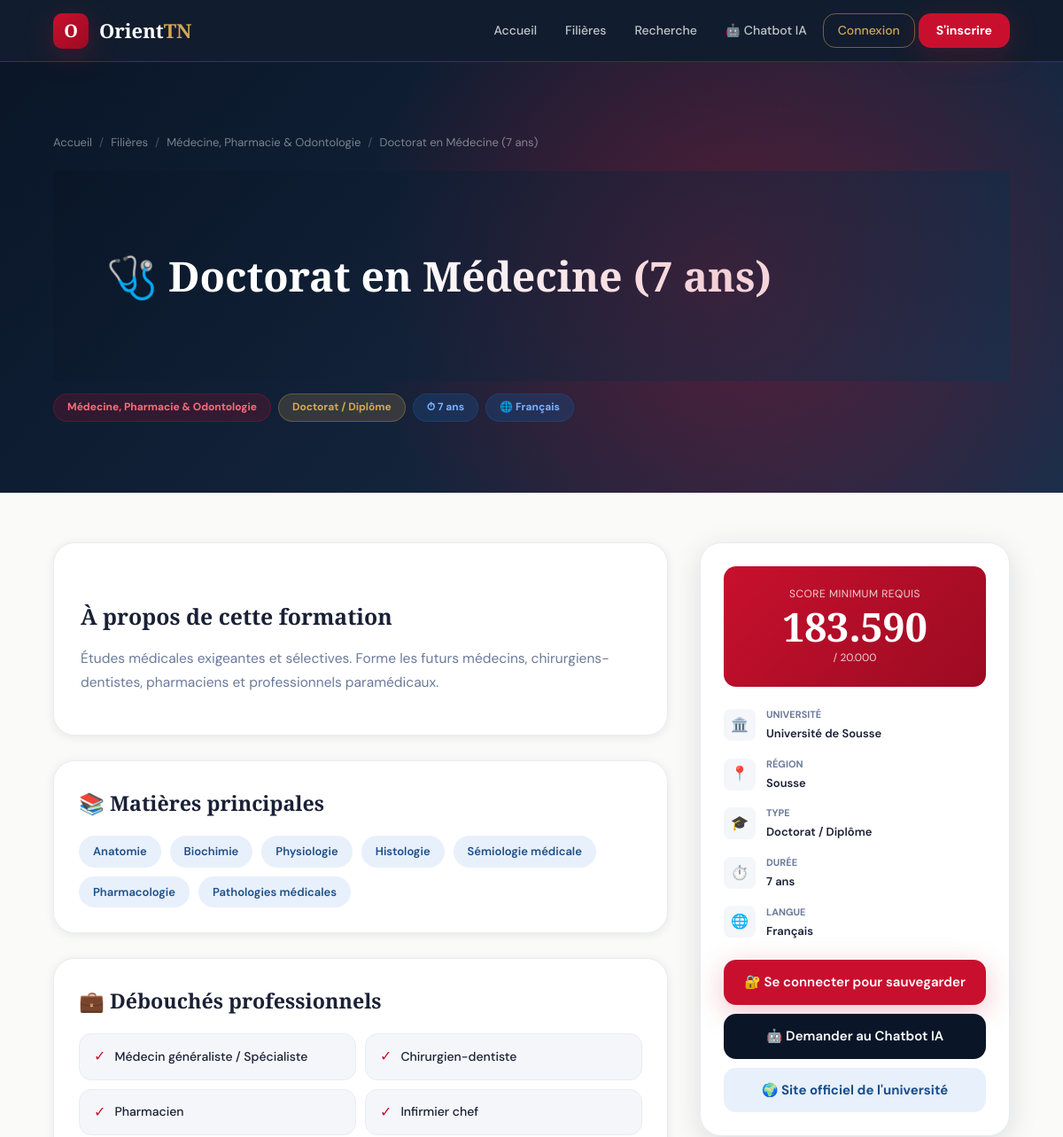
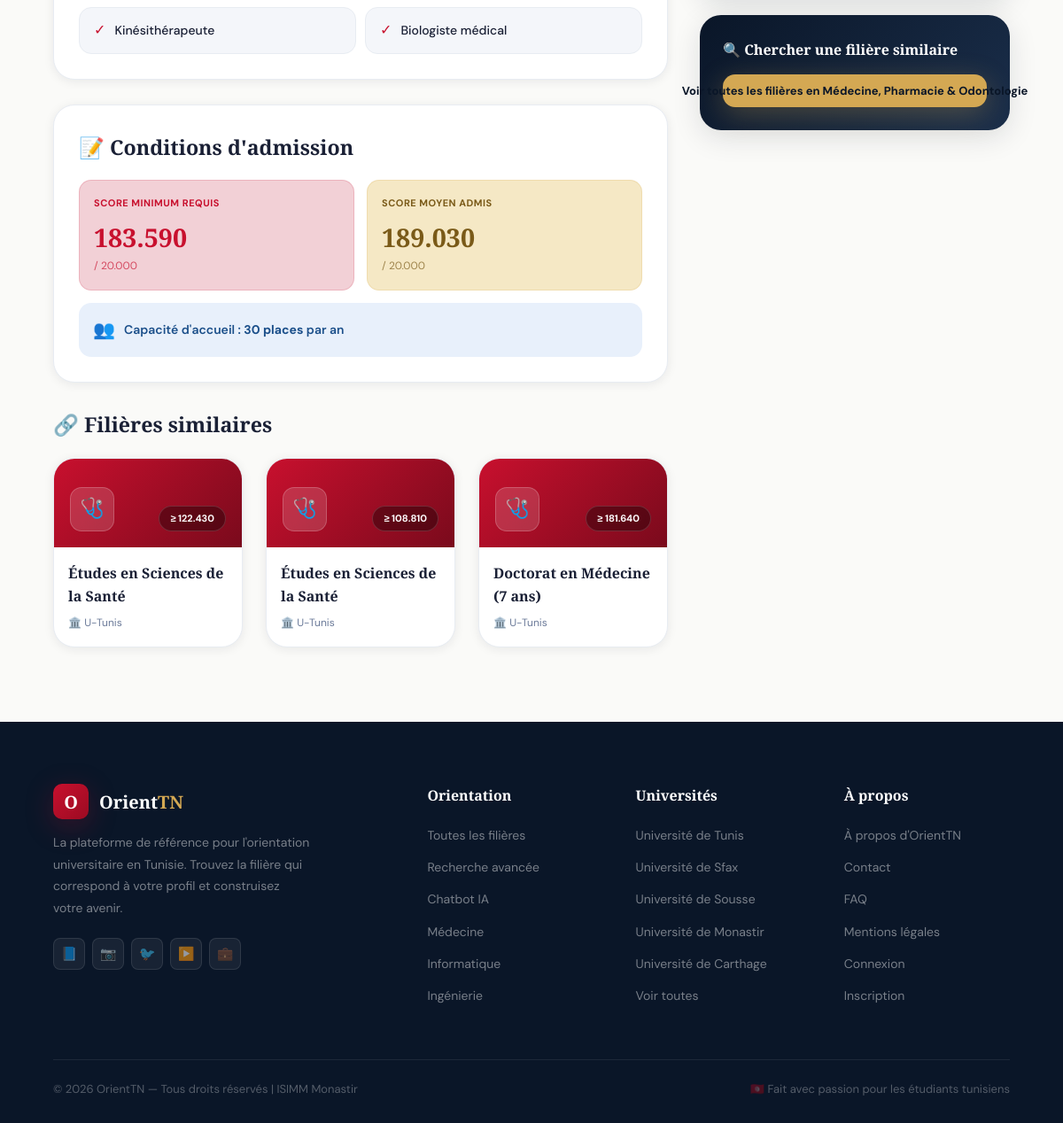
The app's page /detail.php?id=280 with its own data (2 pictures, top to bottom).
### tables this page shows
CREATE TABLE filieres (
    id              INT PRIMARY KEY AUTO_INCREMENT,
    code_orientation VARCHAR(10) NOT NULL UNIQUE COMMENT 'Code 5 chiffres du guide officiel',
    titre           VARCHAR(200) NOT NULL,
    domaine         VARCHAR(100) NOT NULL,
    type_formation  VARCHAR(100),
    description     TEXT,
    description_longue TEXT,
    debouches       JSON,
    matieres        JSON,
    universite_id   INT,
    score_min       DECIMAL(6,2) NOT NULL COMMENT 'Score min sur 210',
    score_moyen     DECIMAL(6,2),
    score_max       DECIMAL(6,2),
    capacite        INT,
    duree           TINYINT DEFAULT 3,
    langue          VARCHAR(60),
    formule_calcul  VARCHAR(100) COMMENT 'Formule de calcul du score (ex: FG+M)',
    bac_requis      VARCHAR(200) COMMENT 'Sections du bac acceptées',
    icon            VARCHAR(10),
    couleur_classe  VARCHAR(20) DEFAULT 'ct-def',
    statut          ENUM('active','inactive') DEFAULT 'active',
    created_at      DATETIME DEFAULT NOW(),
    updated_at      DATETIME DEFAULT NOW() ON UPDATE NOW(),
    FOREIGN KEY (universite_id) REFERENCES universites(id),
    INDEX idx_score    (score_min),
    INDEX idx_domaine  (domaine),
    INDEX idx_statut   (statut)
);

CREATE TABLE universites (
    id              INT PRIMARY KEY AUTO_INCREMENT,
    nom             VARCHAR(200) NOT NULL,
    sigle           VARCHAR(60),
    gouvernorat_id  INT,
    type            ENUM('publique','privée') DEFAULT 'publique',
    site_web        VARCHAR(200),
    created_at      DATETIME DEFAULT NOW(),
    FOREIGN KEY (gouvernorat_id) REFERENCES gouvernorats(id)
);

CREATE TABLE gouvernorats (
    id          INT PRIMARY KEY AUTO_INCREMENT,
    nom         VARCHAR(60)  NOT NULL,
    region      VARCHAR(60)  NOT NULL,
    created_at  DATETIME DEFAULT NOW()
);

### config.php (called while the page is built, shortened)
<?php
function isLoggedIn() {
    return isset($_SESSION['user_id']) && !empty($_SESSION['user_id']);
}

### detail.php (the view, shortened to what this page needs)
<?php
require('config.php');
$id = isset($_GET['id']) ? (int)$_GET['id'] : 0;
$filiere = $conn->query("
    SELECT f.*, u.nom as univ_nom, u.sigle as univ_sigle, u.site_web,
           u.type as univ_type, g.nom as gouvernorat
    FROM filieres f
    LEFT JOIN universites u ON f.universite_id = u.id
    LEFT JOIN gouvernorats g ON u.gouvernorat_id = g.id
    WHERE f.id = $id AND f.statut = 'active'
")->fetch_assoc();
$isFavori = false;
$similaires = $conn->query("
    SELECT f.*, u.sigle as univ_sigle
    FROM filieres f LEFT JOIN universites u ON f.universite_id = u.id
    WHERE f.domaine = '{$conn->real_escape_string($filiere['domaine'])}'
    AND f.id != $id AND f.statut = 'active'
    LIMIT 3
")->fetch_all(MYSQLI_ASSOC);
$debouches = json_decode($filiere['debouches'] ?? '[]', true) ?: [];
$matieres  = json_decode($filiere['matieres']  ?? '[]', true) ?: [];
?>
<!DOCTYPE html>
<html lang="fr">
<head>
    <link rel="stylesheet" href="style.css">
</head>
<body>
<?php require('nav.php'); ?>
<div class="detail-banner">
    <div style="position:relative;z-index:1;max-width:1240px;margin:0 auto;">
        <div class="breadcrumb">
            <a href="index.php">Accueil</a>
            <span class="sep">/</span>
            <a href="filieres.php">Filières</a>
            <span class="sep">/</span>
            <a href="filieres.php?domaine=<?= urlencode($filiere['domaine']) ?>"><?= htmlspecialchars($filiere['domaine']) ?></a>
            <span class="sep">/</span>
            <span><?= htmlspecialchars($filiere['titre']) ?></span>
        </div>
        <h1 class="detail-banner h1" style="font-family:var(--font-display);font-size:clamp(1.9rem,4vw,2.9rem);font-weight:700;color:white;margin-bottom:12px;">
            <?= $filiere['icon'] ?> <?= htmlspecialchars($filiere['titre']) ?>
        </h1>
        <div class="tags-row">
            <span class="tag tag-red"><?= htmlspecialchars($filiere['domaine']) ?></span>
            <?php if($filiere['type_formation']): ?>
                <span class="tag tag-gold"><?= htmlspecialchars($filiere['type_formation']) ?></span>
            <?php endif; ?>
            <?php if($filiere['duree']): ?>
                <span class="tag tag-blue">⏱ <?= $filiere['duree'] ?> ans</span>
            <?php endif; ?>
            <?php if($filiere['langue']): ?>
                <span class="tag tag-blue">🌐 <?= htmlspecialchars($filiere['langue']) ?></span>
            <?php endif; ?>
        </div>
    </div>
    <div style="position:absolute;inset:0;background:radial-gradient(circle at 70% 50%,rgba(200,16,46,0.2) 0%,transparent 50%);pointer-events:none;"></div>
</div>
<div class="detail-body">
    <main>
        <div class="prose" style="background:white;border-radius:var(--radius-lg);padding:30px;border:1px solid var(--gray-mid);box-shadow:var(--shadow-sm);margin-bottom:28px;">
            <h2>À propos de cette formation</h2>
            <?php if($filiere['description_longue']): ?>
                <?= $filiere['description_longue'] ?>
            <?php else: ?>
                <p><?= htmlspecialchars($filiere['description']) ?></p>
            <?php endif; ?>
        </div>
        <?php if(!empty($matieres)): ?>
        <div style="background:white;border-radius:var(--radius-lg);padding:28px;border:1px solid var(--gray-mid);box-shadow:var(--shadow-sm);margin-bottom:28px;">
            <h2 style="font-family:var(--font-display);font-size:1.45rem;font-weight:700;color:var(--text);margin-bottom:18px;">📚 Matières principales</h2>
            <div style="display:flex;flex-wrap:wrap;gap:10px;">
                <?php foreach($matieres as $mat): ?>
                    <span class="chip chip-blue" style="font-size:13px;padding:7px 16px;"><?= htmlspecialchars($mat) ?></span>
                <?php endforeach; ?>
            </div>
        </div>
        <?php endif; ?>
        <?php if(!empty($debouches)): ?>
        <div style="background:white;border-radius:var(--radius-lg);padding:28px;border:1px solid var(--gray-mid);box-shadow:var(--shadow-sm);margin-bottom:28px;">
            <h2 style="font-family:var(--font-display);font-size:1.45rem;font-weight:700;color:var(--text);margin-bottom:18px;">💼 Débouchés professionnels</h2>
            <div style="display:grid;grid-template-columns:1fr 1fr;gap:10px;">
                <?php foreach($debouches as $deb): ?>
                    <div style="display:flex;align-items:center;gap:10px;padding:12px 16px;background:var(--gray-soft);border-radius:var(--radius-md);border:1px solid var(--gray-mid);">
                        <span style="color:var(--red);font-size:16px;">✓</span>
                        <span style="font-size:14px;color:var(--text);font-weight:500;"><?= htmlspecialchars($deb) ?></span>
                    </div>
                <?php endforeach; ?>
            </div>
        </div>
        <?php endif; ?>
        <div style="background:white;border-radius:var(--radius-lg);padding:28px;border:1px solid var(--gray-mid);box-shadow:var(--shadow-sm);margin-bottom:28px;">
            <h2 style="font-family:var(--font-display);font-size:1.45rem;font-weight:700;color:var(--text);margin-bottom:18px;">📝 Conditions d'admission</h2>
            <div style="display:grid;grid-template-columns:1fr 1fr;gap:14px;">
                <div style="padding:16px;background:var(--red-light);border-radius:var(--radius-md);border:1px solid rgba(200,16,46,0.15);">
                    <div style="font-size:11px;font-weight:700;color:var(--red);text-transform:uppercase;letter-spacing:0.5px;margin-bottom:6px;">Score minimum requis</div>
                    <div style="font-family:var(--font-display);font-size:1.8rem;font-weight:700;color:var(--red);"><?= number_format($filiere['score_min'],3) ?></div>
                    <div style="font-size:12px;color:var(--red);opacity:0.7;">/ 20.000</div>
                </div>
                <div style="padding:16px;background:var(--gold-light);border-radius:var(--radius-md);border:1px solid rgba(212,168,83,0.2);">
                    <div style="font-size:11px;font-weight:700;color:#7A5A18;text-transform:uppercase;letter-spacing:0.5px;margin-bottom:6px;">Score moyen admis</div>
                    <div style="font-family:var(--font-display);font-size:1.8rem;font-weight:700;color:#7A5A18;"><?= number_format($filiere['score_moyen'] ?? $filiere['score_min'],3) ?></div>
                    <div style="font-size:12px;color:#7A5A18;opacity:0.7;">/ 20.000</div>
                </div>
            </div>
            <?php if($filiere['capacite']): ?>
            <div style="margin-top:14px;padding:14px 16px;background:var(--blue-light);border-radius:var(--radius-md);display:flex;align-items:center;gap:10px;">
                <span style="font-size:20px;">👥</span>
                <span style="font-size:14px;color:var(--blue);font-weight:600;">Capacité d'accueil : <strong><?= $filiere['capacite'] ?> places</strong> par an</span>
            </div>
            <?php endif; ?>
        </div>
        <?php if(!empty($similaires)): ?>
        <div style="margin-bottom:28px;">
            <h2 style="font-family:var(--font-display);font-size:1.45rem;font-weight:700;color:var(--text);margin-bottom:18px;">🔗 Filières similaires</h2>
            <div class="grid-3">
                <?php foreach($similaires as $s): ?>
                <a href="detail.php?id=<?= $s['id'] ?>" class="filiere-card" style="text-decoration:none;">
                    <div class="card-top <?= htmlspecialchars($s['couleur_classe']) ?>" style="height:100px;">
                        <div class="card-icon"><?= $s['icon'] ?></div>
                        <span class="card-score">≥ <?= number_format($s['score_min'],3) ?></span>
                    </div>
                    <div class="card-body" style="padding:16px;">
                        <h4 style="font-family:var(--font-display);font-size:1rem;font-weight:700;color:var(--text);"><?= htmlspecialchars($s['titre']) ?></h4>
                        <p style="font-size:12px;color:var(--gray-text);">🏛️ <?= htmlspecialchars($s['univ_sigle']??'N/A') ?></p>
                    </div>
                </a>
                <?php endforeach; ?>
            </div>
        </div>
        <?php endif; ?>
    </main>
    <aside class="detail-sticky">
        <div class="info-card">
            <div class="score-block">
                <div style="font-size:12px;opacity:0.8;margin-bottom:4px;text-transform:uppercase;letter-spacing:0.5px;">Score minimum requis</div>
                <div class="score-big"><?= number_format($filiere['score_min'],3) ?></div>
                <div class="score-lbl">/ 20.000</div>
            </div>
            <div class="info-list">
                <?php if($filiere['univ_nom']): ?>
                <div class="info-row">
                    <div class="info-ico">🏛️</div>
                    <div>
                        <div style="font-size:11px;color:var(--gray-text);text-transform:uppercase;font-weight:700;margin-bottom:2px;">Université</div>
                        <div style="font-size:13px;font-weight:600;"><?= htmlspecialchars($filiere['univ_nom']) ?></div>
                    </div>
                </div>
                <?php endif; ?>
                <?php if($filiere['gouvernorat']): ?>
                <div class="info-row">
                    <div class="info-ico">📍</div>
                    <div>
                        <div style="font-size:11px;color:var(--gray-text);text-transform:uppercase;font-weight:700;margin-bottom:2px;">Région</div>
                        <div style="font-size:13px;font-weight:600;"><?= htmlspecialchars($filiere['gouvernorat']) ?></div>
                    </div>
                </div>
                <?php endif; ?>
                <?php if($filiere['type_formation']): ?>
                <div class="info-row">
                    <div class="info-ico">🎓</div>
                    <div>
                        <div style="font-size:11px;color:var(--gray-text);text-transform:uppercase;font-weight:700;margin-bottom:2px;">Type</div>
                        <div style="font-size:13px;font-weight:600;"><?= htmlspecialchars($filiere['type_formation']) ?></div>
                    </div>
                </div>
                <?php endif; ?>
                <?php if($filiere['duree']): ?>
                <div class="info-row">
                    <div class="info-ico">⏱️</div>
                    <div>
                        <div style="font-size:11px;color:var(--gray-text);text-transform:uppercase;font-weight:700;margin-bottom:2px;">Durée</div>
                        <div style="font-size:13px;font-weight:600;"><?= $filiere['duree'] ?> ans</div>
                    </div>
                </div>
                <?php endif; ?>
                <?php if($filiere['langue']): ?>
                <div class="info-row">
                    <div class="info-ico">🌐</div>
                    <div>
                        <div style="font-size:11px;color:var(--gray-text);text-transform:uppercase;font-weight:700;margin-bottom:2px;">Langue</div>
                        <div style="font-size:13px;font-weight:600;"><?= htmlspecialchars($filiere['langue']) ?></div>
                    </div>
                </div>
                <?php endif; ?>
            </div>
            <?php if(isLoggedIn()): ?>
                <form method="POST" style="margin-bottom:10px;">
                    <button type="submit" name="toggle_favori" class="btn btn-full <?= $isFavori ? 'btn-outline' : 'btn-primary' ?>">
                        <?= $isFavori ? '❤️ Retirer des favoris' : '🤍 Ajouter aux favoris' ?>
                    </button>
                </form>
            <?php else: ?>
                <a href="connexion.php" class="btn btn-primary btn-full" style="margin-bottom:10px;">
                    🔐 Se connecter pour sauvegarder
                </a>
            <?php endif; ?>
            <a href="chatbot.php?prefill=<?= urlencode('Parle moi de la filière '.$filiere['titre']) ?>"
               class="btn btn-dark btn-full">
                🤖 Demander au Chatbot IA
            </a>
            <?php if($filiere['site_web']): ?>
            <a href="<?= htmlspecialchars($filiere['site_web']) ?>" target="_blank" class="btn btn-full"
               style="background:var(--blue-light);color:var(--blue);margin-top:10px;font-weight:700;">
                🌍 Site officiel de l'université
            </a>
            <?php endif; ?>
        </div>
        <div class="info-card" style="margin-top:18px;background:linear-gradient(135deg,var(--navy),var(--navy-mid));border:none;">
            <h4 style="font-family:var(--font-display);font-size:1rem;color:white;margin-bottom:14px;">🔍 Chercher une filière similaire</h4>
            <a href="recherche.php?domaine=<?= urlencode($filiere['domaine']) ?>" class="btn btn-gold btn-full btn-sm">
                Voir toutes les filières en <?= htmlspecialchars($filiere['domaine']) ?>
            </a>
        </div>
    </aside>
</div>
<?php require('footer.php'); ?>
</body>
</html>

### records on screen
filieres: domaine "Médecine, Pharmacie & Odontologie", titre "Doctorat en Médecine (7 ans)", icon "🩺", type_formation "Doctorat / Diplôme", duree "7", langue "Français", description "Études médicales exigeantes et sélectives. Forme les futurs médecins, chirurgiens-dentistes, pharmaciens et professionnels paramédicaux.", matieres "Anatomie", matieres "Biochimie", matieres "Physiologie", matieres "Histologie", matieres "Sémiologie médicale", matieres "Pharmacologie", matieres "Pathologies médicales", debouches "Médecin généraliste / Spécialiste", debouches "Chirurgien-dentiste", debouches "Pharmacien", debouches "Infirmier chef", debouches "Kinésithérapeute", debouches "Biologiste médical", score_min "183.590", score_moyen "189.030", capacite "30", universite.nom "Université de Sousse", gouvernorats.nom "Sousse"
filieres: icon "🩺", score_min "122.430", titre "Études en Sciences de la Santé", universite.sigle "U-Tunis"
filieres: icon "🩺", score_min "108.810", titre "Études en Sciences de la Santé", universite.sigle "U-Tunis"
filieres: icon "🩺", score_min "181.640", titre "Doctorat en Médecine (7 ans)", universite.sigle "U-Tunis"
